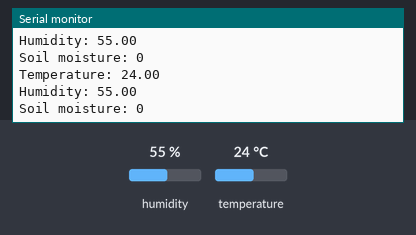
This sketch was run on a simulated Arduino Uno, built with avr-gcc and run on an emulated ATmega328P. Parts: the last lines printed to the serial monitor. The test bench sets the inputs (shaded band); at power-on: humidity 55 %, temperature 24 °C.

Above: at 2.8 s.
2.9 s: humidity set to 22 %
At 4.8 s:
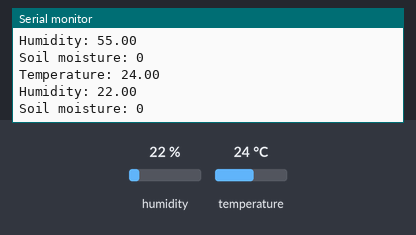
5.6 s: temperature set to 12 °C
At 6.8 s:
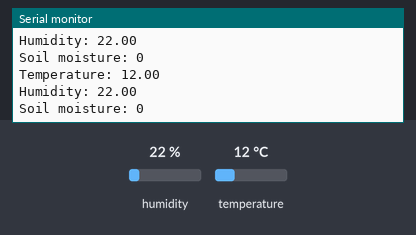
8.3 s: humidity set to 40 %
At 10.5 s:
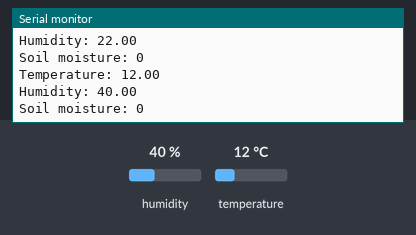
Timing chart, 0 to 12.0 s (numbered marks = the images above; inputs shaded):
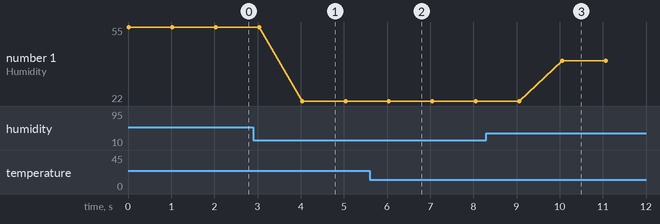

Measured:
- after the input at 2.9 s, the serial monitor: prints a new line after 1.1 s (image 1)
- after the input at 5.6 s, the serial monitor: prints a new line after 0.42 s (image 2)
- after the input at 8.3 s, the serial monitor: prints a new line after 1.8 s (image 3)
- plotted number 1: 55 → 22 after the input at 2.9 s, 22 → 40 after the input at 8.3 s

The sketch:

dht22_wet.ino
```cpp
// dht22_wet.ino
// August Weinbren, Qian Jin, Xiaoling La
// This firmware was created to test the plant monitor itself,
// which tests ambient temperature, ambient humidity, and soil moisture

#include <Wire.h>
#include "DHT.h"

#define DHTPIN 4
#define DHTTYPE DHT22
DHT dht(DHTPIN, DHTTYPE);
int wetPin = A2;
long int wetValue = 0;


void setup(){
    Serial.begin(9600);
    //Initialise the DHT sensor
    dht.begin();
}

void loop(){
    getSensor();
    delay(1000);
}

void getSensor(){
  Serial.print("Temperature: ");
  Serial.println(dht.readTemperature());
  Serial.print("Humidity: ");
  Serial.println(dht.readHumidity());
  Serial.print("Soil moisture: ");
  Serial.println(wetValue);
  Serial.println();
}
```
